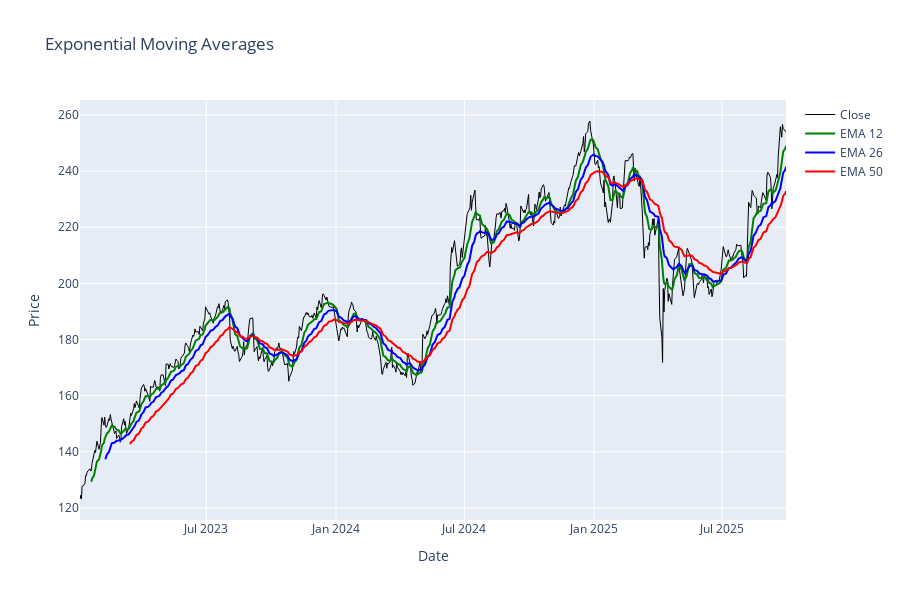

The code cell stored with this chart in its notebook:
### Markdown cell above
## 2. EMA - Exponential Moving Average

Exponentially weighted average giving more weight to recent prices. Responds faster to price changes than SMA.

### Code cell
df["ema_12"] = calculate_ema(df, period=12)
df["ema_26"] = calculate_ema(df, period=26)
df["ema_50"] = calculate_ema(df, period=50)

fig = go.Figure()

fig.add_trace(go.Scatter(x=df["date"], y=df["close"], name="Close", line={"color": "black", "width": 1}))
fig.add_trace(go.Scatter(x=df["date"], y=df["ema_12"], name="EMA 12", line={"color": "green"}))
fig.add_trace(go.Scatter(x=df["date"], y=df["ema_26"], name="EMA 26", line={"color": "blue"}))
fig.add_trace(go.Scatter(x=df["date"], y=df["ema_50"], name="EMA 50", line={"color": "red"}))

fig.update_layout(height=600, title_text="Exponential Moving Averages", xaxis_title="Date", yaxis_title="Price")
fig.show()

print("EMA = Exponentially weighted average (more weight on recent data)")
print("EMA responds faster to price changes than SMA")

### Figure 1 — Plotly figure (JSON) as saved in the notebook; plotly's stock layout.template omitted (floating-point values rounded to 4 significant figures; data arrays with more than 128 entries replaced by an {"elided": "..."} marker saying what was removed)
{"data": [{"line": {"color": "black", "width": 1}, "name": "Close", "type": "scatter", "x": {"elided": "688 str values"}, "y": {"elided": "688 float values"}}, {"line": {"color": "green"}, "name": "EMA 12", "type": "scatter", "x": {"elided": "688 str values"}, "y": {"elided": "688 float values"}}, {"line": {"color": "blue"}, "name": "EMA 26", "type": "scatter", "x": {"elided": "688 str values"}, "y": {"elided": "688 float values"}}, {"line": {"color": "red"}, "name": "EMA 50", "type": "scatter", "x": {"elided": "688 str values"}, "y": {"elided": "688 float values"}}], "layout": {"height": 600, "title": {"text": "Exponential Moving Averages"}, "xaxis": {"title": {"text": "Date"}}, "yaxis": {"title": {"text": "Price"}}}}
